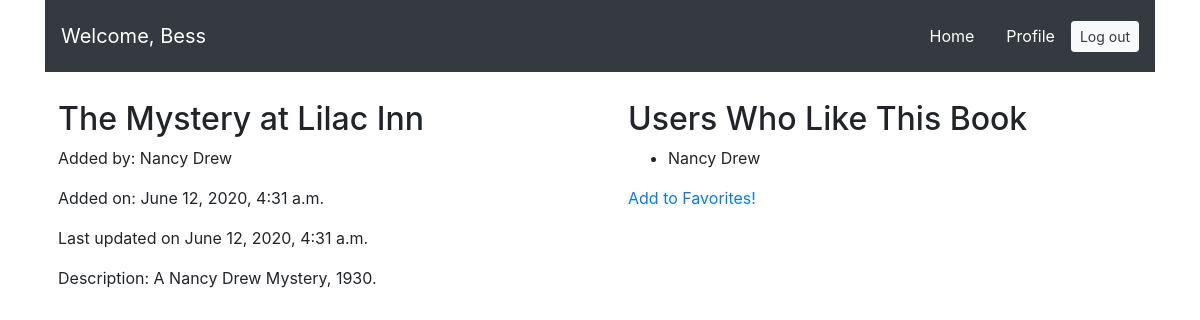
Before: /books/3 (signed in) with the older database file.
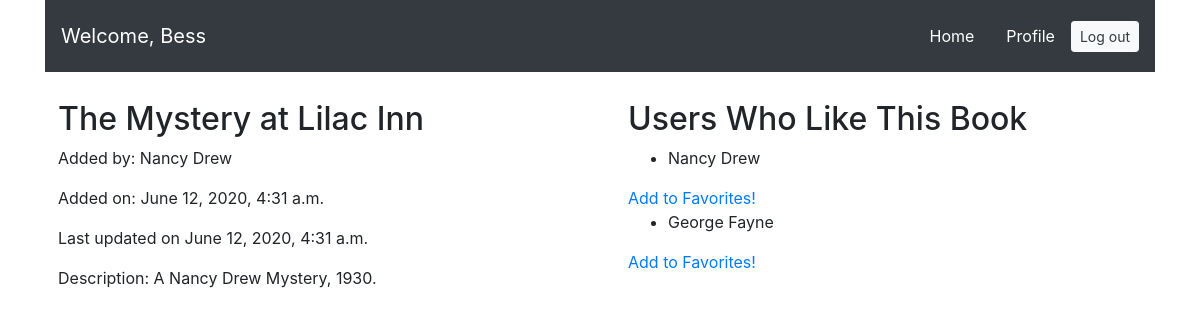
After: the same page with the newer database file.
### login_app/models.py (models this page shows)
class User(models.Model):
    first_name = models.CharField(max_length=45)
    last_name = models.CharField(max_length=45)
    email = models.CharField(max_length=255)
    password = models.CharField(max_length=255)
    created_at = models.DateTimeField(auto_now_add=True)
    updated_at = models.DateTimeField(auto_now=True)
    objects = UserManager()

### book_app/views.py (the view)
# urls.py: path('<int:id>', views.book_detail),
def book_detail(request, id):
    context = {
        'this_book': Book.objects.get(id=id),
        'logged_user': User.objects.get(id=request.session['user_id']),
        'all_users': User.objects.all()
    }
    return render(request, 'book/book_detail.html', context)

### book_app/templates/book/book_detail.html (shortened to what this page needs)
<!DOCTYPE html>
<html lang="en">
<head>
    <link rel="stylesheet" href="https://stackpath.bootstrapcdn.com/bootstrap/4.3.1/css/bootstrap.min.css">
</head>
<body>
    <div class="wrapper container">
        <nav class="navbar navbar-expand-lg navbar-dark bg-dark">
            <a class="navbar-brand" href="/books">Welcome, {{ request.session.username }}</a>
            <div class="collapse navbar-collapse" id="navbarText">
                <span class="navbar-text"><a class="navbar" href="/books">Home</a></span>
                <span class="navbar-text"><a class="navbar" href="/books/profile/{{logged_user.id}}">Profile</a></span>
                <span class="navbar-text"><a class="btn btn-sm btn-light text-dark" href="/logout" role="button">Log out</a></span>
            </div>
        </nav>
        <div class="row">
            <div class="col p-4 m-1">
                {% if this_book.uploaded_by != logged_user %}
                <div class="form-group">
                    <h2>{{ this_book.title }}</h2>
                    <p>Added by: {{ this_book.uploaded_by.first_name }} {{ this_book.uploaded_by.last_name }}</p>
                    <p>Added on: {{ this_book.created_at }}</p>
                    <p>Last updated on {{ this_book.updated_at }}</p>
                    <p>Description: {{ this_book.desc }}</p>
                </div>
                {% endif %}
            </div>
            <div class="col p-4 m-1">
                <h2 class="display-7">Users Who Like This Book</h2>
                {% for user in this_book.liked_by.all %}
                {% if user == logged_user %}
                <ul>
                    <li>{{ logged_user.first_name }} {{ logged_user.last_name }} |
                        <a href="/books/destroy_favorite/{{this_book.id}}">Unfavorite</a></li>
                </ul>
                {% else %}
                <ul>
                    <li>{{ user.first_name }} {{ user.last_name }}</li>
                </ul>
                {% endif %}
                {% if logged_user not in this_book.liked_by.all %}
                <a href="/books/favorite/{{this_book.id}}">Add to Favorites!</a>
                {% endif %}
                {% endfor %}
            </div>
        </div>
    </div>
</body>
</html>

Changed rows visible on the page:
added User: first_name "George", last_name "Fayne"
